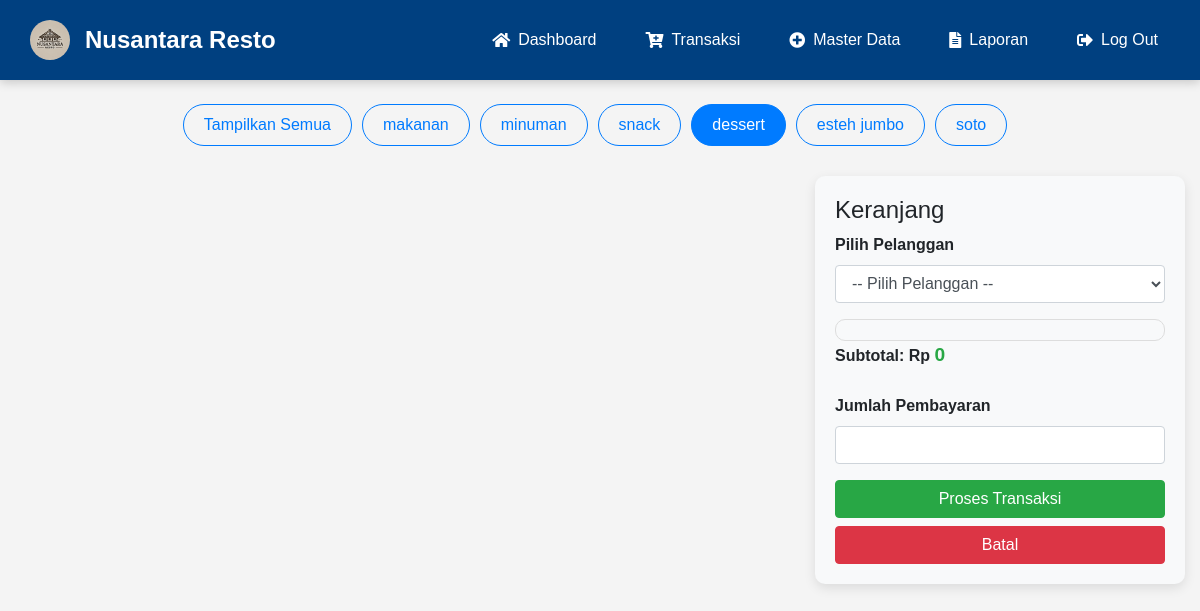
The app's page /transaksi.php?category=5 (signed in) with its own data.
### tables this page shows
CREATE TABLE `categories` (
  `id` int(11) NOT NULL,
  `name` varchar(100) NOT NULL
);

### transaksi.php (the view, shortened to what this page needs)
<?php
include 'config.php';
$categories = mysqli_query($conn, "SELECT * FROM categories");
?>
<!DOCTYPE html>
<html lang="en">
<head>
    <link rel="stylesheet" href="https://stackpath.bootstrapcdn.com/bootstrap/4.5.2/css/bootstrap.min.css">
</head>
<body>
<?php include "header.php"; ?>
    <div class="container-fluid mt-4">
        <div class="category-buttons">
            <a href="transaksi.php" class="btn btn-outline-primary category-button<?php echo !isset($_GET['category']) ? ' active-category' : ''; ?>">Tampilkan Semua</a>
            <?php mysqli_data_seek($categories, 0);  ?>
            <?php while ($category = mysqli_fetch_assoc($categories)) { ?>
                <a href="transaksi.php?category=<?php echo $category['id']; ?>" class="btn btn-outline-primary category-button<?php echo (isset($_GET['category']) && $_GET['category'] == $category['id']) ? ' active-category' : ''; ?>"><?php echo $category['name']; ?></a>
            <?php } ?>
        </div>
        <div class="row">
            <div class="col-md-8">
            </div>
            <div class="col-md-4">
                <div class="transaction-sidebar">
                    <h4>Keranjang</h4>
                    <form method="POST" action="transaksi">
                        <div class="form-group">
                            <label for="customer_id">Pilih Pelanggan</label>
                            <select name="customer_id" id="customer_id" class="form-control" required>
                                <option value="">-- Pilih Pelanggan --</option>
                            </select>
                        </div>
                        <div class="cart-list" id="cart-list">
                        </div>
                        <div class="form-group">
                            <label>Subtotal: Rp <span id="subtotal">0</span></label>
                        </div>
                        <div class="form-group">
                            <label for="payment_amount">Jumlah Pembayaran</label>
                            <input type="number" name="payment_amount" id="payment_amount" class="form-control" required>
                        </div>
                        <button type="submit" name="submit_transaction" class="btn btn-success btn-block">Proses Transaksi</button>
                        <button type="button" class="btn btn-danger btn-block mt-2" onclick="clearCart()">Batal</button>
                    </form>
                </div>
            </div>
        </div>
    </div>
</body>
</html>

### transaksi.php (style rules this page uses)
.cart-list { max-height: 400px; overflow-y: auto; border: 1px solid #ddd; padding: 10px; border-radius: 10px; background-color: #f8f9fa; }
.category-buttons { margin-bottom: 20px; display: flex; justify-content: center; flex-wrap: wrap; }
.category-button { border-radius: 50px; padding: 8px 20px; margin-right: 10px; margin-bottom: 10px; transition: background-color 0.3s, color 0.3s; }
.active-category { background-color: #007bff; color: white; }
.transaction-sidebar { background-color: #f8f9fa; border-radius: 10px; padding: 20px; box-shadow: 0px 4px 12px rgba(0, 0, 0, 0.1); position: sticky; top: 20px; }
.form-group label { font-weight: bold; }
#subtotal { font-size: 1.2em; font-weight: bold; color: #28a745; }

### header.php (style rules this page uses)
body { margin: 0; font-family: 'Arial', sans-serif; background-color: #f4f4f4; }

### records on screen
categories: name "makanan"
categories: name "minuman"
categories: name "snack"
categories: name "dessert"
categories: name "esteh jumbo"
categories: name "soto"

### other values on screen
$item['name'] "Dashboard"
$item['name'] "Transaksi"
$item['name'] "Master Data"
$item['name'] "Laporan"
$item['name'] "Log Out"
